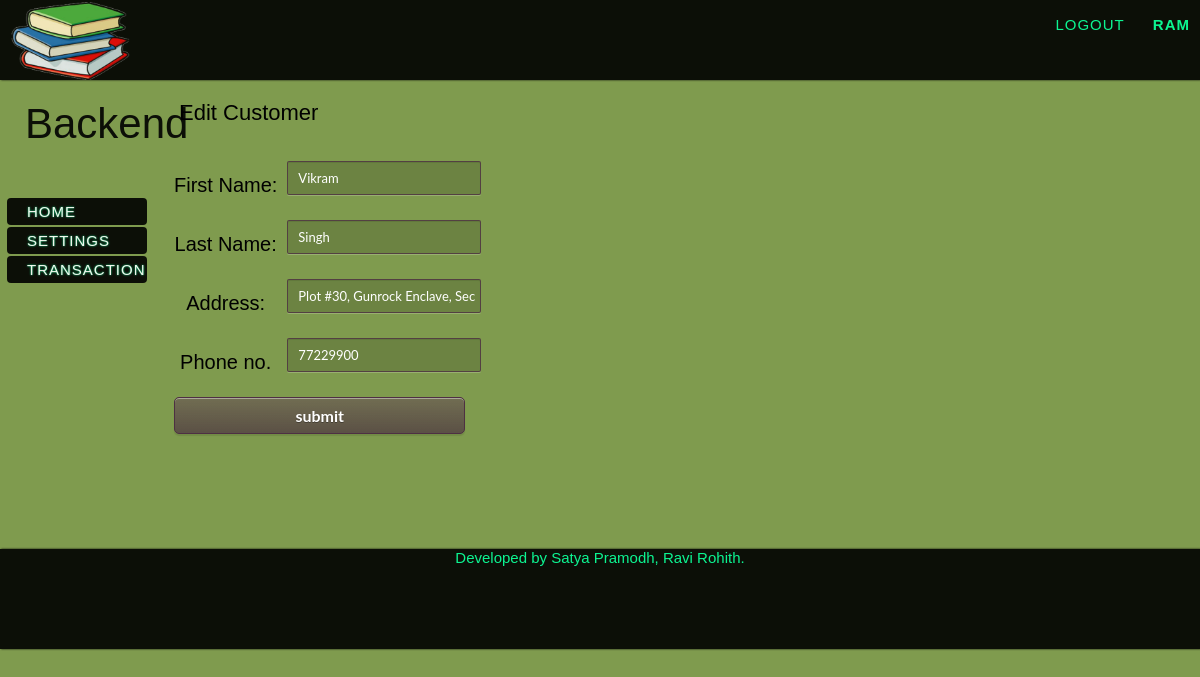
/editlist.php?name=customer&id=1 (signed in), run on the app's committed database.
### tables this page shows
CREATE TABLE IF NOT EXISTS `customer` (
  `cid` int(11) NOT NULL AUTO_INCREMENT,
  `first_name` varchar(20) NOT NULL,
  `last_name` varchar(20) NOT NULL,
  `cjoin_date` date NOT NULL,
  `cmoney_spent` int(11) NOT NULL,
  `caddress` varchar(50) NOT NULL,
  `cmoney_spent_reset` int(5) NOT NULL,
  `cphone` int(12) NOT NULL,
  PRIMARY KEY (`cid`),
  UNIQUE KEY `cphone` (`cphone`)
);

### editlist.php (the view, shortened to what this page needs)
<?php
	require_once("include/header.php");
?>
<div id="body">
	<?php include_once("include/left_content.php"); ?>
    <div class="rcontent">
      <?php
	  	  if(!strcmp(strtolower($_GET['name']),"customer") & isset($_GET['success'])){
				$result=mysql_query("update customer set first_name='{$_POST['fname']}',last_name='{$_POST['lname']}',caddress='{$_POST['caddress']}',cphone={$_POST['cphone']} where cid='{$_POST['cid']}'");
				if(!$result)echo "Addition not successful ".mysql_error();
	   			else echo"<h1><span>Editting of customer data successful</span></h1>";
			}
			else{
	   if(isset($_GET['name'])&isset($_GET['id'])){
		if(!strcmp(strtolower($_GET['name']),"customer")){
			echo"<h1><span>Edit ".ucfirst($_GET['name'])."</span></h1>";
			echo"<div id='data'>";
				$plist=mysql_query("select * from customer where cid='{$_GET['id']}'");
				$plist=mysql_fetch_array($plist);
			echo "<form method='post' action='editlist.php?name=customer&success=1'>
					  <table>
						<tr><td style='padding:5px'>First Name: </td><td><input name='fname' type='text' value='{$plist['first_name']}'/></td></tr>
						<tr><td style='padding:5px'>Last Name: </td><td><input name='lname' type='text' value='{$plist['last_name']}'/></td></tr>
						<tr><td style='padding:5px'>Address: </td><td><input name='caddress' type='text' value='{$plist['caddress']}' /></td></tr>
						<input type='hidden' name='cid' value='{$_GET['id']}' />
						<tr><td style='padding:5px'>Phone no.</td><td><input type='text' placeholder='+91..' name='cphone' value='{$plist['cphone']}'/></td></tr>
						<tr><td colspan='2'><input type='submit' value='submit' /></td></tr>
					</table></form>";
			echo"</div>";
			}
		}
	  }
	  ?>
    </div>
</div>
<?php
	require_once("include/footer.php");
?>

### css/outline.css (style rules this page uses)
body { margin-left:auto; margin-right:auto; background-color: #7f9b4e; background-repeat: repeat, no-repeat; background-position: center center; background-attachment: fixed; -webkit-background-size: auto, cover; -moz-background-size: auto, cover; -o-background-size: auto, cover; background-size: auto, cover; color: #000; font-family: 'Josefin Slab', Arial, sans-serif; font-size: 20px; }
h1 { margin:0px; padding:20px; font-size:42px; color:#000; text-align:left; font-weight:400; text-align:left; }
h1 span { font-size:22px; color:#000; padding-top:10px; }
.rcontent { position:relative; width:84%; margin:0px 5px; float:left; overflow:auto; padding-bottom:100px; }
#data { padding:10px; }
#itemList th,td { padding:5px; text-align:center; }

### data on the page
customer: fname "Vikram", lname "Singh", caddress "Plot #30, Gunrock Enclave, Sec", cphone "77229900"

### other printed values
$_SESSION['username'] "RAM"
$_GET['name'] "Customer"
